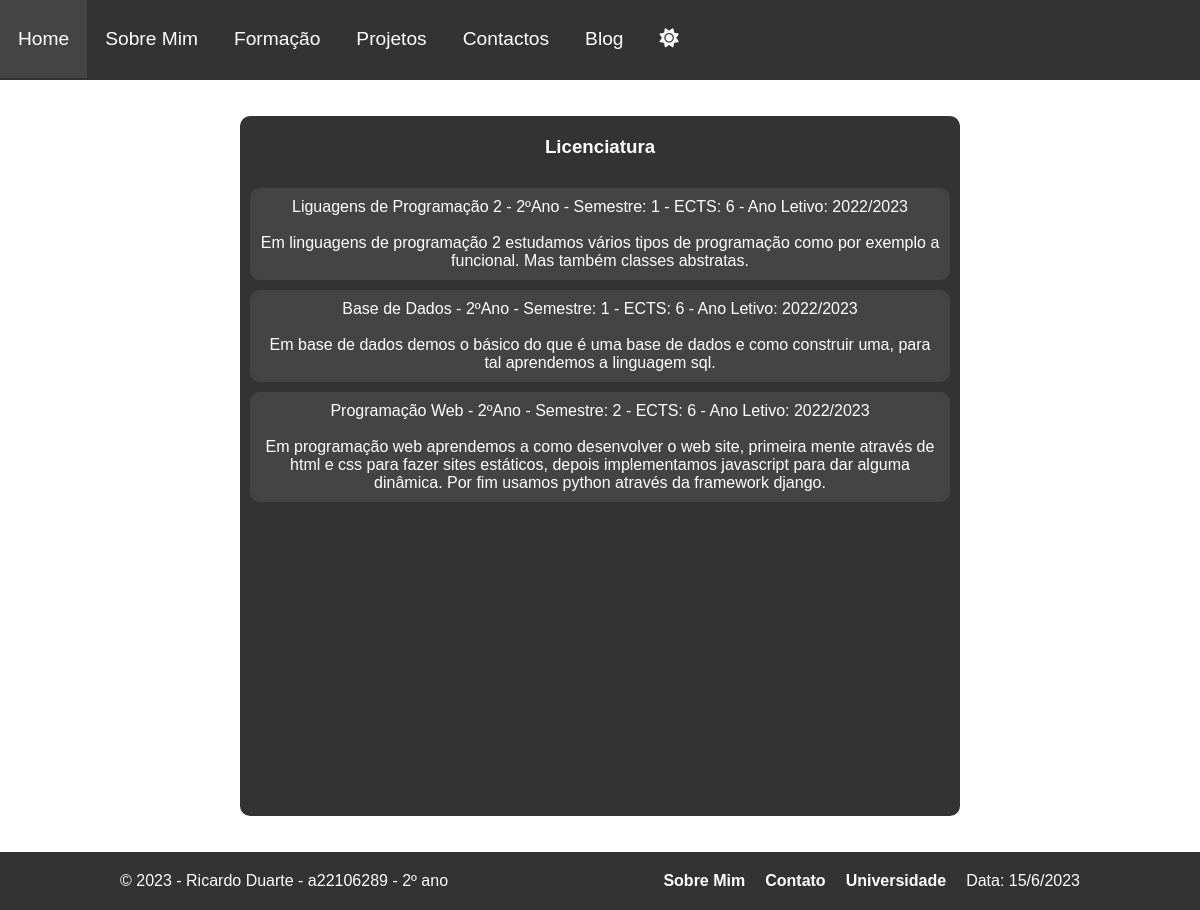
/licenciatura, run on the app's committed database.
### portfolio/models.py (models this page shows, shortened)
class Disciplina(models.Model):
    nome = models.CharField(max_length=100)
    ano = models.IntegerField()
    semestre = models.IntegerField()
    ects = models.IntegerField()
    ano_letivo = models.CharField(max_length=100)
    topicos_abordados = models.TextField()
    ranking = models.IntegerField()
    professor = models.ForeignKey(Pessoa, on_delete=models.CASCADE)
    pagina_cadeira = models.URLField(blank=True)

### portfolio/views.py (the view)
# urls.py: path('licenciatura', views.licenciatura_page_view, name='licenciatura'),
def licenciatura_page_view(request):
    context = {'disciplinas': Disciplina.objects.all()}
    return render(request, 'portfolio/licenciatura.html', context)

### portfolio/templates/portfolio/licenciatura.html
{% extends 'portfolio/layout.html' %}
{% block main %}
    <div class="escola">
        <div class="painel">
            <h3 class="titulo">Licenciatura</h3>
                {% for disci in disciplinas %}
                    <div class="disciplina">
                        <p>{{ disci.nome }} - {{ disci.ano }}ºAno - Semestre: {{ disci.semestre }} - ECTS: {{ disci.ects }} -  Ano Letivo: {{ disci.ano_letivo }}</p>
                        <br>
                        <p>{{ disci.topicos_abordados }}</p>
                    </div>
                {% endfor %}
        </div>
    </div>
{% endblock %}

### portfolio/static/portfolio/css/style.css (style rules this page uses)
:root { --white: white; --black: black; --gray: #333; --gray2: #444; }
* { margin: 0; padding: 0; }
body { position: relative; font-family: Arial, Helvetica, sans-serif; justify-content: center; align-items: center; }
.escola { display: flex; margin-top: 3%; margin-bottom: 3%; align-items: center; justify-content: center; }
.escola .painel { width: 60%; min-height: 700px; color: var(--white); background-color: var(--gray); border-radius: 10px; }
.disciplina { text-align: center; margin: 10px; padding: 10px; background-color: var(--gray2); justify-content: space-between; border-radius: 10px; }
.titulo { padding: 20px; text-align: center; }

### data on the page
Disciplina: nome "Liguagens de Programação 2", ano "2", semestre "1", ects "6", ano_letivo "2022/2023", topicos_abordados "Em linguagens de programação 2 estudamos vários tipos de programação como por exemplo a funcional. Mas também classes abstratas."
Disciplina: nome "Base de Dados", ano "2", semestre "1", ects "6", ano_letivo "2022/2023", topicos_abordados "Em base de dados demos o básico do que é uma base de dados e como construir uma, para tal aprendemos a linguagem sql."
Disciplina: nome "Programação Web", ano "2", semestre "2", ects "6", ano_letivo "2022/2023", topicos_abordados "Em programação web aprendemos a como desenvolver o web site, primeira mente através de html e css para fazer sites estáticos, depois implementamos javascript para dar alguma dinâmica. Por fim usamos python através da framework django."
